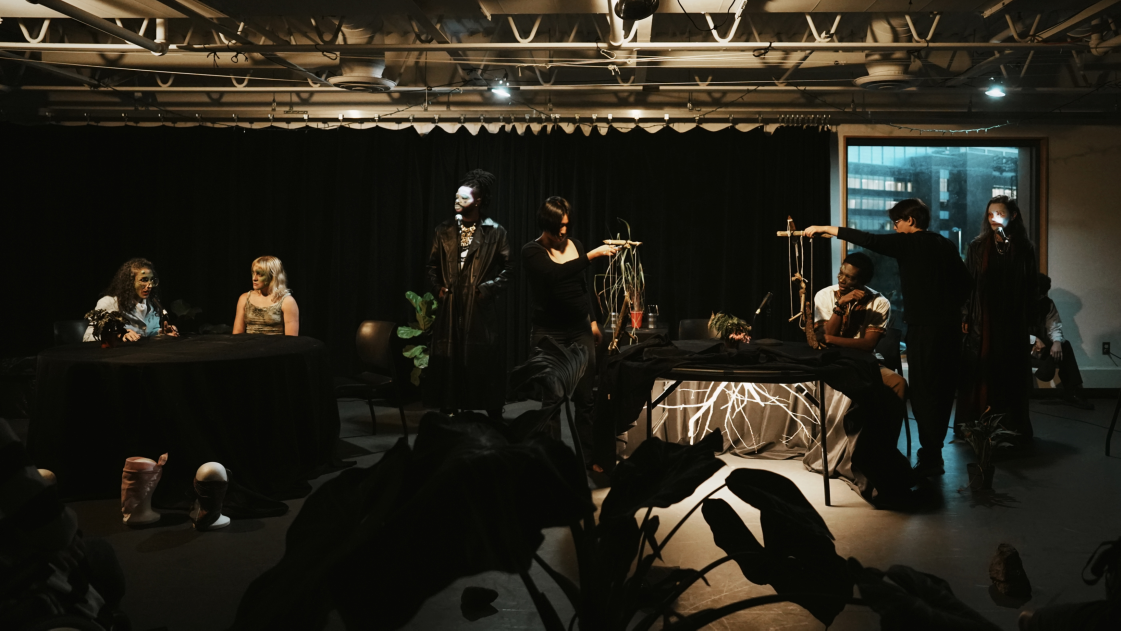
#> input picture images/Not Sightly/IMG_0227.jpg, 5601 x 3151 px (shown at 1/5 size); its folder holds only this picture in this run
$ python create_thumbnails.py
#> lines starting #> are read from the running program, lines starting #| are printed output that depends on the picture
#!/usr/bin/env python3
"""
Script to create compressed thumbnails for all gallery images.
This will create a 'thumbnails' subfolder in each image directory
and generate optimized versions of the images.
"""

import os
from pathlib import Path
from PIL import Image

# Configuration
MAX_SIZE = 800  # Maximum dimension (width or height) for thumbnails
QUALITY = 75    # JPEG quality (1-100, lower = smaller file size)

# Directories containing images
IMAGE_DIRS = [
    'images/Not Sightly',
    'images/la vida/ben rose la vida',
    'images/adlad',
    'images/Headshots',
    'images/sfb',
    'images/multiself',
    'images/videos',
    'images/la vida',
]

def create_thumbnail(source_path, dest_path, max_size=MAX_SIZE, quality=QUALITY):
    """Create a compressed thumbnail from source image."""
#> called with max_size = 800, quality = 75
    try:
        # Open image
        with Image.open(source_path) as img:
            # Convert RGBA to RGB if necessary (for PNG with transparency)
#> img is the input picture: PIL image 5601x3151 RGB; mean R, G, B 38, 35, 25.8
            if img.mode == 'RGBA':
                # Create white background
                background = Image.new('RGB', img.size, (255, 255, 255))
                background.paste(img, mask=img.split()[3])  # Use alpha channel as mask
                img = background
            elif img.mode != 'RGB':
                img = img.convert('RGB')

            # Calculate new size maintaining aspect ratio
            img.thumbnail((max_size, max_size), Image.Resampling.LANCZOS)
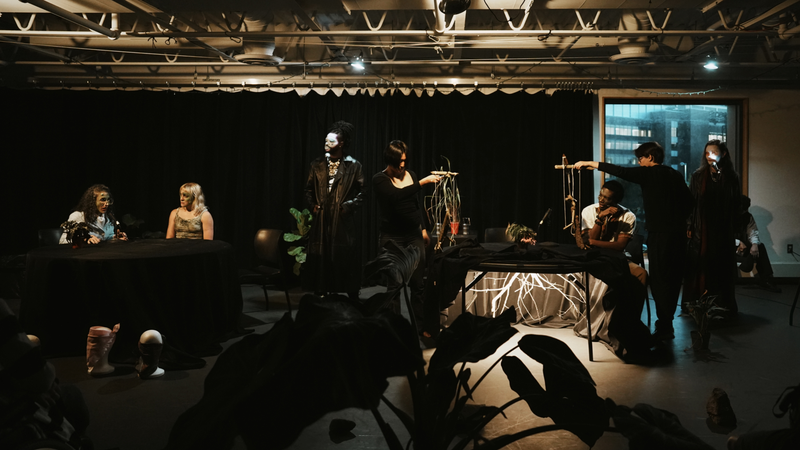
#> img: PIL image 800x450 RGB; mean R, G, B 37.9, 34.9, 25.7

            # Save with compression
            img.save(dest_path, 'JPEG', quality=quality, optimize=True)

            # Get file sizes
            original_size = os.path.getsize(source_path) / 1024  # KB
            new_size = os.path.getsize(dest_path) / 1024  # KB
            reduction = ((original_size - new_size) / original_size) * 100

            print(f"✓ {source_path.name}")
            print(f"  {original_size:.1f}KB → {new_size:.1f}KB ({reduction:.1f}% reduction)")

            return True
    except Exception as e:
        print(f"✗ Error processing {source_path}: {e}")
        return False

def process_directory(dir_path):
    """Process all images in a directory."""
    dir_path = Path(dir_path)

    if not dir_path.exists():
        print(f"⚠ Directory not found: {dir_path}")
        return

    # Create thumbnails subdirectory
    thumbnails_dir = dir_path / 'thumbnails'
    thumbnails_dir.mkdir(exist_ok=True)

    print(f"\n📁 Processing: {dir_path}")
    print("─" * 60)

    # Supported image extensions
    extensions = ['.jpg', '.jpeg', '.png', '.JPG', '.JPEG', '.PNG']

    # Process each image
    processed = 0
    for img_path in dir_path.iterdir():
        if img_path.suffix in extensions and img_path.is_file():
            # Determine output filename (always .jpg for thumbnails)
            thumb_name = img_path.stem + '.jpg'
            thumb_path = thumbnails_dir / thumb_name

            if create_thumbnail(img_path, thumb_path):
                processed += 1

    print(f"Processed {processed} images in {dir_path.name}")

def main():
    """Main function to process all image directories."""
    print("🖼️  Creating thumbnails for gallery images...")
    print("=" * 60)

    total_dirs = 0
    for dir_path in IMAGE_DIRS:
        full_path = Path(dir_path)
        if full_path.exists():
            process_directory(full_path)
            total_dirs += 1

    print("\n" + "=" * 60)
    print(f"✅ Complete! Processed {total_dirs} directories.")
    print("\nNext steps:")
    print("1. Check the 'thumbnails' folders in each image directory")
    print("2. The gallery pages will now load faster with compressed images")
    print("3. High-resolution images will still load in the lightbox")

if __name__ == "__main__":
    try:
        main()
    except KeyboardInterrupt:
        print("\n\n⚠ Interrupted by user")
    except Exception as e:
        print(f"\n❌ Error: {e}")
